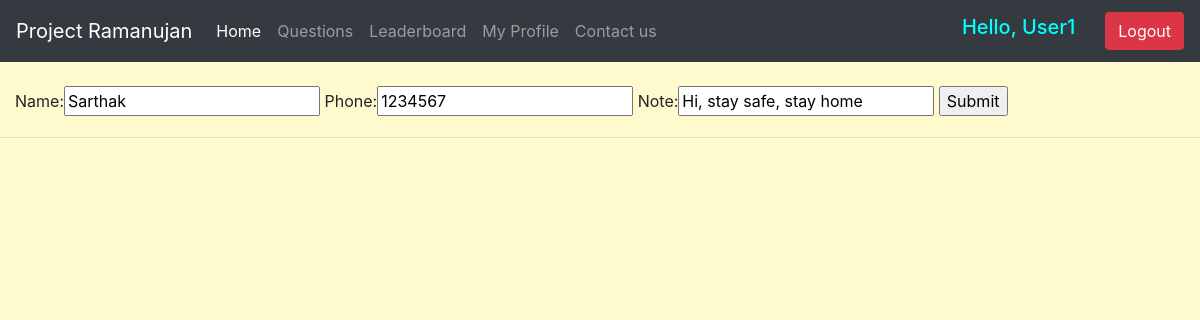
Screenshot of /update (signed in) with the database file from the repository.
### namo/models.py (models this page shows, shortened)
class Profile(models.Model):
    anna = models.OneToOneField(User, null=True, on_delete=models.CASCADE)
    name = models.CharField(max_length=100, null=True)
    phone = models.CharField(max_length=12, null=True)
    note = models.CharField(max_length=100, null=True)
    pic = models.ImageField(default="default.png", null=True, blank=True)
    score = models.IntegerField(null=True, blank=True, default=0)
    qdone = ListCharField(
        base_field=models.CharField(max_length=16, null=True, blank=True),
        size=6,
        max_length=(6 * 17),
        default=[0],
    )

### namo/views.py (the view)
# urls.py: path('update', views.update, name='update'),
@login_required(login_url='login')
def update(request):
    cur_user = Profile.objects.get(anna=request.user)
    form = ProfileForm(instance=cur_user)
    if request.method == "POST":
        form = ProfileForm(request.POST, instance=cur_user)
        if form.is_valid():
            form.save()
            return redirect('profile')
    context = {'form': form}
    return render(request, 'namo/update.html', context)

### namo/forms.py
class ProfileForm(ModelForm):
    class Meta:
        model = Profile
        fields = ['name', 'phone', 'note']

### namo/templates/namo/update.html (shortened to what this page needs)
{% extends 'namo/main.html' %}
{% block content %}
<br>
<form action="" method="POST">
    {{form}}
    <input type="submit" name="submit">
</form>
{% endblock %}

### namo/templates/namo/navbar.html (shortened to what this page needs)
<nav class="navbar navbar-expand-lg navbar-dark bg-dark">
  <a class="navbar-brand" href="#">Project Ramanujan</a>
  <div class="collapse navbar-collapse" id="navbarSupportedContent">
    <ul class="navbar-nav mr-auto">
      <li class="nav-item active">
        <a class="nav-link" href="{% url 'index' %}">Home <span class="sr-only">(current)</span></a>
      </li>
      <li class="nav-item">
        <a class="nav-link" href="{% url 'ques' %}">Questions</a>
      </li>
      <li class="nav-item">
        <a class="nav-link " href="{% url 'leader' %}">Leaderboard</a>
      </li>
      {%  if user.is_authenticated %}
      <li class="nav-item">
        <a class="nav-link" href="{% url 'profile' %}">My Profile</a>
      </li>
      {% endif %}
      <li class="nav-item">
        <a class="nav-link" href="{% url 'about' %}">Contact us</a>
      </li>
    </ul>
  </div>
    {%  if user.is_authenticated %}
     <span class="hello-msg" style="color:aqua;">
       <h5>Hello, {{request.user}}</h5>
     </span>
    <p style="padding: 15px;"></p>
     <span ><a  class="btn btn-danger" href="{% url 'logout' %}">Logout</a></span>
  {% endif %}
</nav>

### namo/templates/namo/main.html (style rules this page uses)
body { background-color: #FFFACD; }

### rows the page displays
Profile: name "Sarthak", phone "1234567", note "Hi, stay safe, stay home"

### other values shown
{{ request.user }} "User1"
